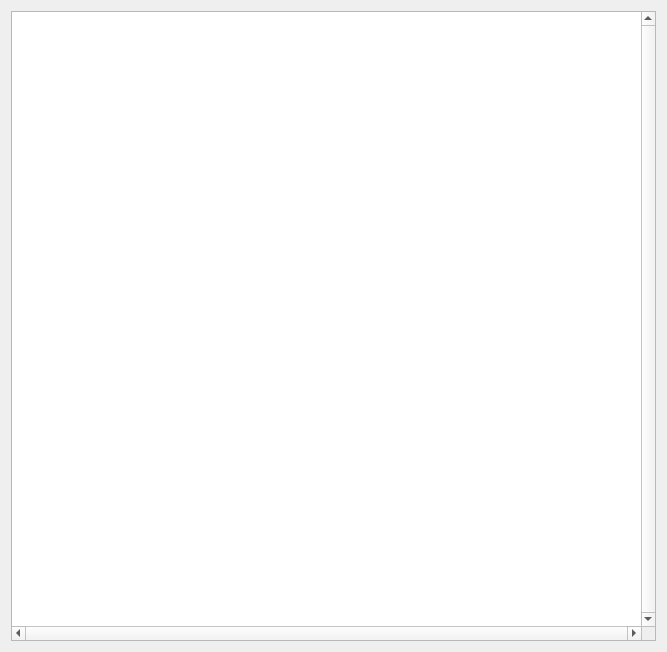
<?xml version="1.0" encoding="UTF-8"?>
<ui version="4.0">
 <class>IdentificationWorkspace</class>
 <widget class="QWidget" name="IdentificationWorkspace">
  <property name="geometry">
   <rect>
    <x>0</x>
    <y>0</y>
    <width>667</width>
    <height>652</height>
   </rect>
  </property>
  <property name="windowTitle">
   <string>Form</string>
  </property>
  <layout class="QGridLayout" name="gridLayout">
   <item row="0" column="1">
    <layout class="QVBoxLayout" name="verticalLayout">
     <item>
      <widget class="VectorialView" name="vectorialView">
       <property name="sizePolicy">
        <sizepolicy hsizetype="Expanding" vsizetype="Expanding">
         <horstretch>0</horstretch>
         <verstretch>0</verstretch>
        </sizepolicy>
       </property>
       <property name="minimumSize">
        <size>
         <width>500</width>
         <height>500</height>
        </size>
       </property>
       <property name="maximumSize">
        <size>
         <width>16637</width>
         <height>16637</height>
        </size>
       </property>
       <property name="toolTip">
        <string>Edits pose estimation by clicking on tail and then head</string>
       </property>
       <property name="statusTip">
        <string>Edits pose estimation by clicking on tail and then head</string>
       </property>
       <property name="verticalScrollBarPolicy">
        <enum>Qt::ScrollBarAlwaysOn</enum>
       </property>
       <property name="horizontalScrollBarPolicy">
        <enum>Qt::ScrollBarAlwaysOn</enum>
       </property>
       <property name="sizeAdjustPolicy">
        <enum>QAbstractScrollArea::AdjustIgnored</enum>
       </property>
       <property name="backgroundBrush">
        <brush brushstyle="SolidPattern">
         <color alpha="255">
          <red>136</red>
          <green>138</green>
          <blue>133</blue>
         </color>
        </brush>
       </property>
      </widget>
     </item>
    </layout>
   </item>
  </layout>
 </widget>
 <customwidgets>
  <customwidget>
   <class>VectorialView</class>
   <extends>QGraphicsView</extends>
   <header location="global">fort/studio/widget/vectorgraphics/VectorialView.hpp</header>
  </customwidget>
 </customwidgets>
 <resources/>
 <connections/>
</ui>
